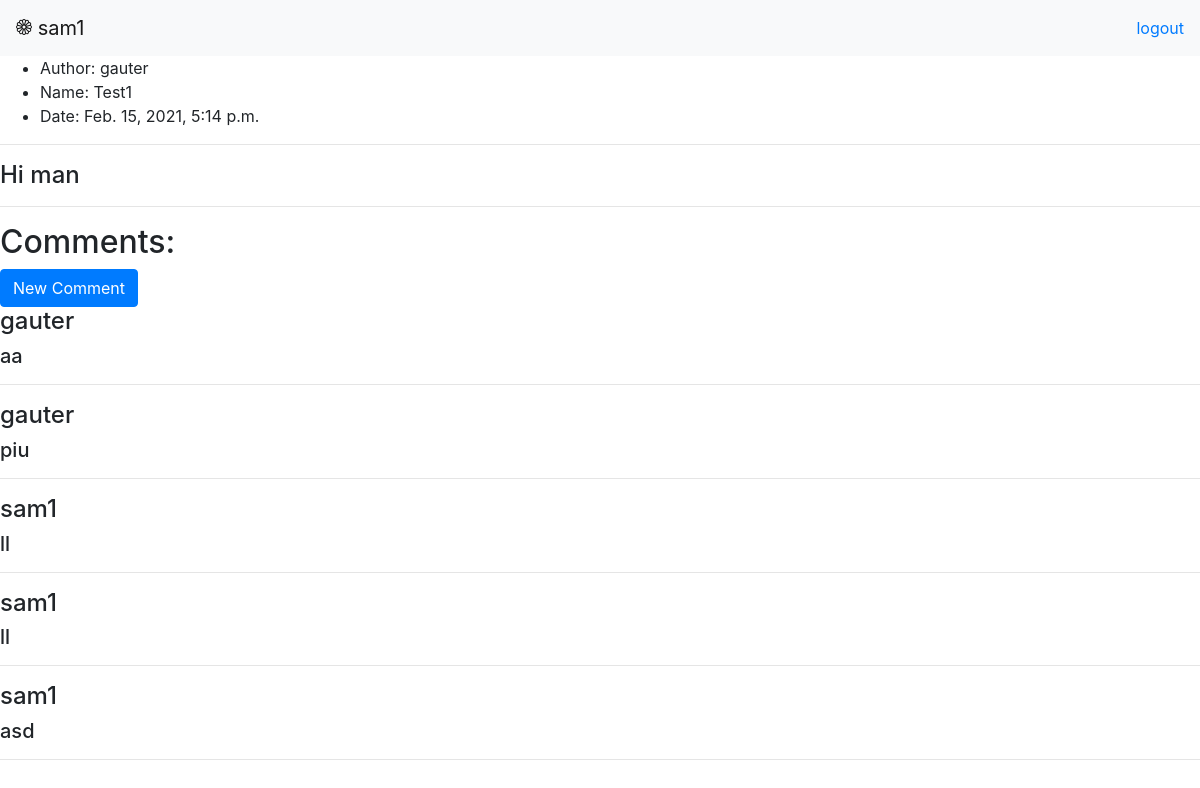
The page /site/1/ (signed in) on the database its author committed.
### page/models.py (models this page shows, shortened)
class Post(models.Model):
    author = models.ForeignKey(User, on_delete = models.CASCADE, null = True)
    name = models.CharField(max_length = 30)
    content = models.TextField()
    date = models.DateTimeField(auto_now = True)
    slug = models.SlugField(null = True, unique = True)

class Comment(models.Model):
    author = models.ForeignKey(User, on_delete = models.CASCADE, null = True)
    post = models.ForeignKey(Post, on_delete = models.CASCADE, null = True)
    content = models.TextField()

### page/views.py (the view)
# urls.py: path('<slug:slug>/', views.post, name = 'post'),
def post(request, slug):
    form = CommentForm()
    list_post = Post.objects.get(slug = slug)
    if request.user.is_authenticated:
        if request.method == 'POST':
            form = CommentForm(request.POST, request.FILES)
            if form.is_valid():
                pos = form.save(commit = True)
                pos.author = request.user
                pos.post = list_post
                pos.save()
    list_comment = Comment.objects.filter(post = list_post)
    data = {
        'list_post': list_post,
        'form': form,
        'list_comment': list_comment
    }
    return render(request, 'post.html', data)

### page/templates/post.html (shortened to what this page needs)
{% extends 'base.html' %} {% block content %}
<ul>
  <li>Author: {{list_post.author}}</li>
  <li>Name: {{list_post.name}}</li>
  <li>Date: {{list_post.date}}</li>
</ul>
<hr />
<h4>{{list_post.content}}</h4>
<hr />
<h2>Comments:</h2>
<button
  type="button"
  class="btn btn-primary"
  data-toggle="modal"
  data-target="#exampleModal"
  data-whatever="@mdo"
>
  New Comment
</button>
{% for i in list_comment %}
<h4>{{i.author}}</h4>
<h5>{{i.content}}</h5>
<hr />
{% endfor %} {% endblock %}

### page/templates/base.html (shortened to what this page needs)
<!DOCTYPE html>
<html lang="en">
  <head>
    {% load static %}
    <link rel="stylesheet" href="{% static 'navbar.css' %}" />
    <link
      rel="stylesheet"
      href="https://maxcdn.bootstrapcdn.com/bootstrap/4.0.0/css/bootstrap.min.css"
    />
  </head>
  <body>
    <nav class="navbar navbar-light bg-light ss">
      <a class="navbar-brand" href="{% url 'index' %}">
        {{user}}
      </a>
      {% if not user.is_authenticated %}
      <a href="{% url 'signin' %}">signin</a>
      <a href="{% url 'signup' %}">signup</a>
      {% else %}
      <a href="{% url 'logout' %}">logout</a>
      {% endif %}
    </nav>
    {% block content %} {% endblock %}
  </body>
</html>

### rows shown on the page
Post: author "gauter", name "Test1", date "Feb. 15, 2021, 5:14 p.m.", content "Hi man"
Comment: author "gauter", content "aa"
Comment: author "gauter", content "piu"
Comment: author "sam1", content "ll"
Comment: author "sam1", content "ll"
Comment: author "sam1", content "asd"

### other values the page prints
{{ user }} "sam1"
